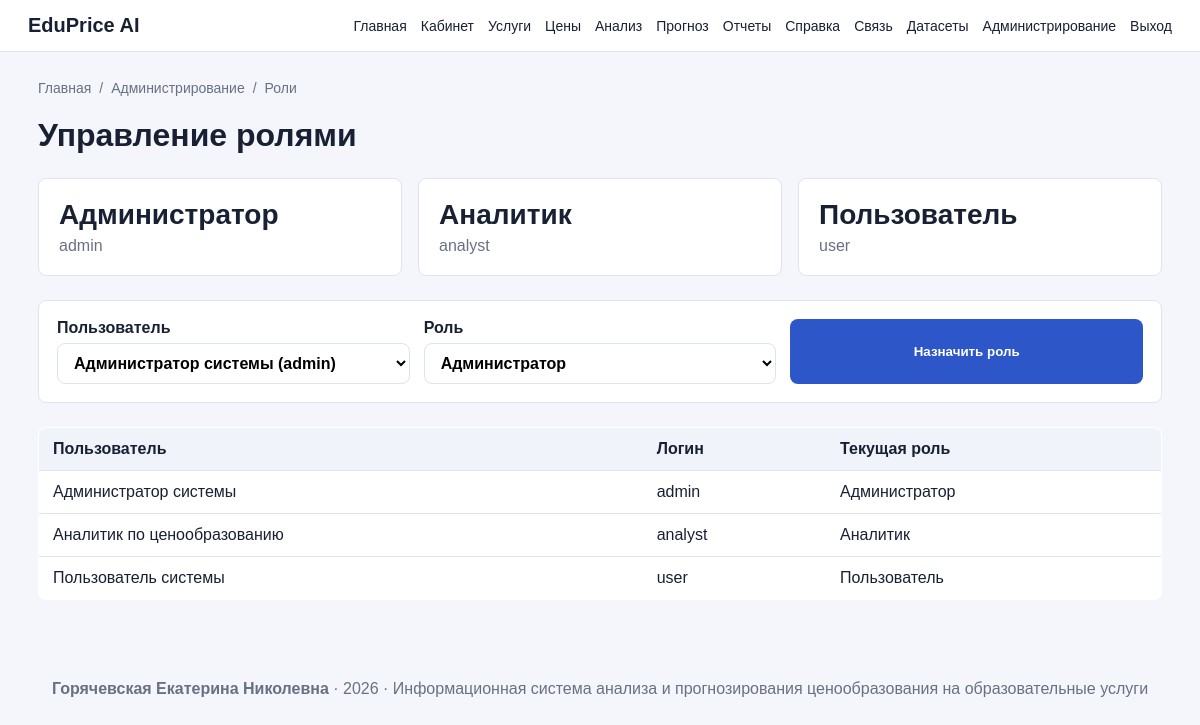
The page /admin/roles (signed in) on the database its author committed.
### app/models.py (models this page shows, shortened)
class Role(db.Model):
    __tablename__ = "roles"
    id = db.Column(db.Integer, primary_key=True)
    name = db.Column(db.String(50), unique=True, nullable=False)
    title = db.Column(db.String(150), nullable=False)
    created_at = db.Column(db.DateTime, default=datetime.utcnow)
    users = db.relationship("User", back_populates="role")

class User(UserMixin, db.Model):
    __tablename__ = "users"
    id = db.Column(db.Integer, primary_key=True)
    username = db.Column(db.String(80), unique=True, nullable=False)
    full_name = db.Column(db.String(200), nullable=False)
    email = db.Column(db.String(150), unique=True, nullable=False)
    password_hash = db.Column(db.String(255), nullable=False)
    role_id = db.Column(db.Integer, db.ForeignKey("roles.id"), nullable=False)
    is_active = db.Column(db.Boolean, default=True)
    created_at = db.Column(db.DateTime, default=datetime.utcnow)
    last_login_at = db.Column(db.DateTime)
    role = db.relationship("Role", back_populates="users")
    forecasts = db.relationship("ForecastResult", back_populates="created_by_user")
    reports = db.relationship("ReportFile", back_populates="created_by_user")
    feedback_messages = db.relationship("FeedbackMessage", back_populates="created_by_user")
    @property
    def is_admin(self):
        return self.role and self.role.name == "admin"
    @property
    def is_analyst(self):
        return self.role and self.role.name in ("admin", "analyst")

### app/routes.py (the view)
        def wrapper(*args, **kwargs):
            if not current_user.is_authenticated:
                return redirect(url_for("login"))
            if not current_user.role or current_user.role.name not in role_names:
                flash("Недостаточно прав для доступа к выбранному разделу.", "danger")
                return redirect(url_for("dashboard"))
            return view_func(*args, **kwargs)

### app/__init__.py (called while the page is built)
@login_manager.user_loader
def load_user(user_id):
    from app.models import User
    return User.query.get(int(user_id))

### app/routes.py (called while the page is built, shortened)
def role_required(*role_names):
    def decorator(view_func):
        def wrapper(*args, **kwargs):
            if not current_user.is_authenticated:
                return redirect(url_for("login"))
            if not current_user.role or current_user.role.name not in role_names:
                flash("Недостаточно прав для доступа к выбранному разделу.", "danger")
                return redirect(url_for("dashboard"))
            return view_func(*args, **kwargs)
        wrapper.__name__ = view_func.__name__
        return wrapper
    return decorator

@login_required
@role_required("admin")
def admin_roles():
    roles = Role.query.order_by(Role.id.asc()).all()
    users = User.query.order_by(User.id.asc()).all()
    return render_template("admin_roles.html", roles=roles, users=users)

### app/templates/admin_roles.html
{% extends "base.html" %}
{% block content %}
<h1>Управление ролями</h1>
<section class="cards">
    {% for role in roles %}
        <div class="card"><b>{{ role.title }}</b><span>{{ role.name }}</span></div>
    {% endfor %}
</section>
<form method="post" class="grid-form">
    <label>Пользователь<select name="user_id">{% for u in users %}<option value="{{ u.id }}">{{ u.full_name }} ({{ u.username }})</option>{% endfor %}</select></label>
    <label>Роль<select name="role_id">{% for role in roles %}<option value="{{ role.id }}">{{ role.title }}</option>{% endfor %}</select></label>
    <button>Назначить роль</button>
</form>
<table>
    <tr><th>Пользователь</th><th>Логин</th><th>Текущая роль</th></tr>
    {% for u in users %}
        <tr><td>{{ u.full_name }}</td><td>{{ u.username }}</td><td>{{ u.role.title }}</td></tr>
    {% endfor %}
</table>
{% endblock %}

### app/static/css/style.css (style rules this page uses)
:root { --bg:#f4f6fb; --panel:#ffffff; --text:#182033; --muted:#687083; --primary:#2d57c8; --border:#dde3ef; --danger:#b42318; --success:#167b3f; }
* { box-sizing: border-box; }
body { margin:0; font-family: Arial, sans-serif; background:var(--bg); color:var(--text); }
.button, button { border:0; background:var(--primary); color:#fff; padding:11px 18px; border-radius:8px; cursor:pointer; display:inline-block; font-weight:600; }
.cards { display:grid; grid-template-columns: repeat(auto-fit, minmax(210px, 1fr)); gap:16px; margin:24px 0; }
.card { background:var(--panel); border:1px solid var(--border); border-radius:8px; padding:20px; }
.card b { display:block; font-size:28px; margin-bottom:6px; }
.card span { color:var(--muted); }
table { width:100%; border-collapse:collapse; background:var(--panel); border:1px solid var(--border); border-radius:8px; overflow:hidden; margin:16px 0 28px; }
th, td { padding:12px 14px; border-bottom:1px solid var(--border); text-align:left; vertical-align:top; }
th { background:#f0f3fa; font-weight:700; }
.form, .grid-form, .filter { background:var(--panel); border:1px solid var(--border); padding:18px; border-radius:8px; margin:16px 0 24px; }
.grid-form { display:grid; grid-template-columns: repeat(auto-fit, minmax(220px, 1fr)); gap:14px; }
label { display:grid; gap:6px; font-weight:600; }
input, select, textarea { width:100%; padding:10px 12px; border:1px solid var(--border); border-radius:8px; font:inherit; background:#fff; }

### rows shown on the page
Role: title "Администратор", name "admin"
Role: title "Аналитик", name "analyst"
Role: title "Пользователь", name "user"
User: full_name "Администратор системы", username "admin", role "Администратор"
User: full_name "Аналитик по ценообразованию", username "analyst", role "Аналитик"
User: full_name "Пользователь системы", username "user", role "Пользователь"

### other values the page prints
{{ item.title }} "Главная" "Администрирование"
{{ item.title }} "Роли"
{{ author_name }} "Горячевская Екатерина Николевна"
{{ project_year }} "2026"
form field user_id "Администратор системы (admin)"
form field role_id "Администратор"
